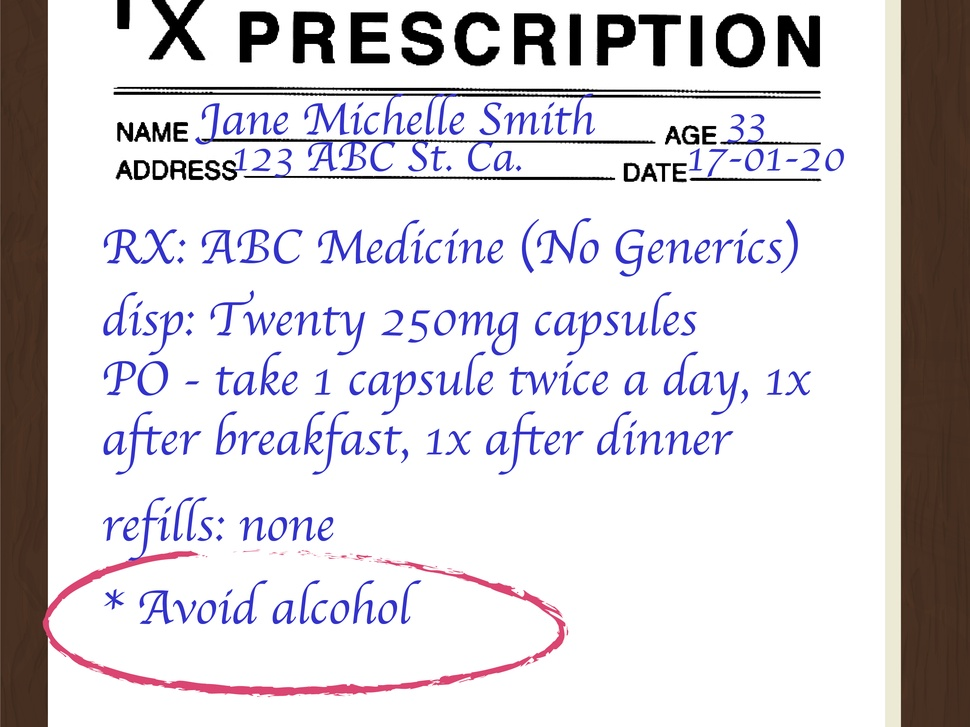
#> input picture assets/hand1.jpg, 970 x 727 px, shrunk from 3200 x 2400 before the run
$ python handwriting.py
#> lines starting #> are read from the running program, lines starting #| are printed output that depends on the picture; after the words box and inside, x2 and y2 are one past the last pixel; in counts of white or black regions, pixels touching at a corner belong together
import pytesseract
from PIL import Image, ImageFilter
import numpy as np
import cv2
import matplotlib.pyplot as plt

# Set the path to the Tesseract executable (if it's not already in the system PATH)
pytesseract.pytesseract.tesseract_cmd = r'C:/Program Files/Tesseract-OCR/tesseract.exe'  # Update this path if necessary

# Function to preprocess and perform OCR on the image
def preprocess_image(image_path):
    # Open the image
#> called with image_path = 'assets/hand1.jpg'
    img = Image.open(image_path)
#> img is the input picture: PIL image 970x727 RGB; mean R, G, B 213.8, 209.8, 213.8

    # Convert the image to grayscale
    img = img.convert('L')
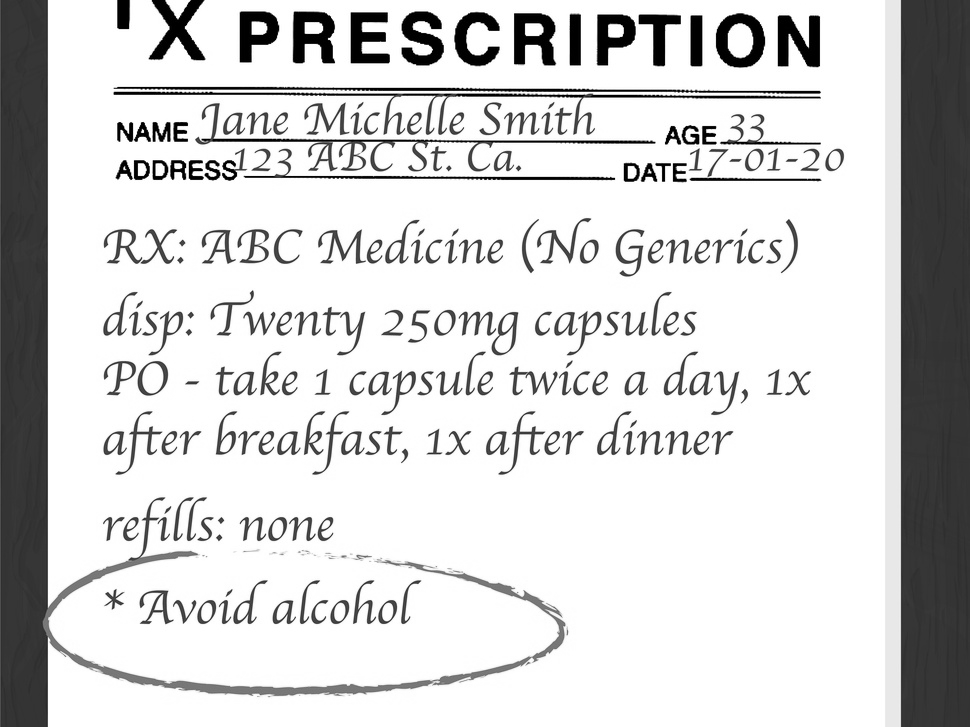
#> img: PIL image 970x727 L; min 0, max 255, mean 211.5

    # Apply a sharpening filter to improve text visibility
    img = img.filter(ImageFilter.SHARPEN)

    # Convert to NumPy array for further processing
    img = np.array(img)

    # Apply thresholding to convert the image to black and white
    _, img = cv2.threshold(img, 150, 255, cv2.THRESH_BINARY)
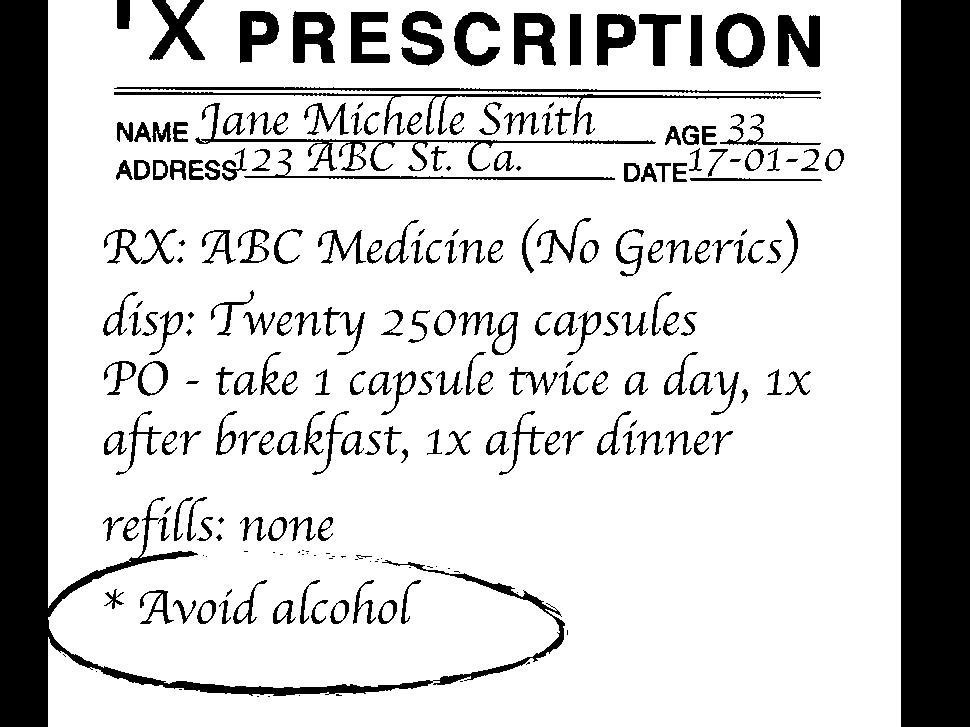
#> img: shape (727, 970); 79.4% white; 241 black regions (46 under 20 px), largest, box (x1, y1, x2, y2) and area: (901, 0, 970, 727) 50163, (0, 0, 565, 727) 40453, (114, 92, 821, 135) 2382

    # Optional: Denoise the image using Gaussian Blur
    img = cv2.GaussianBlur(img, (5, 5), 0)
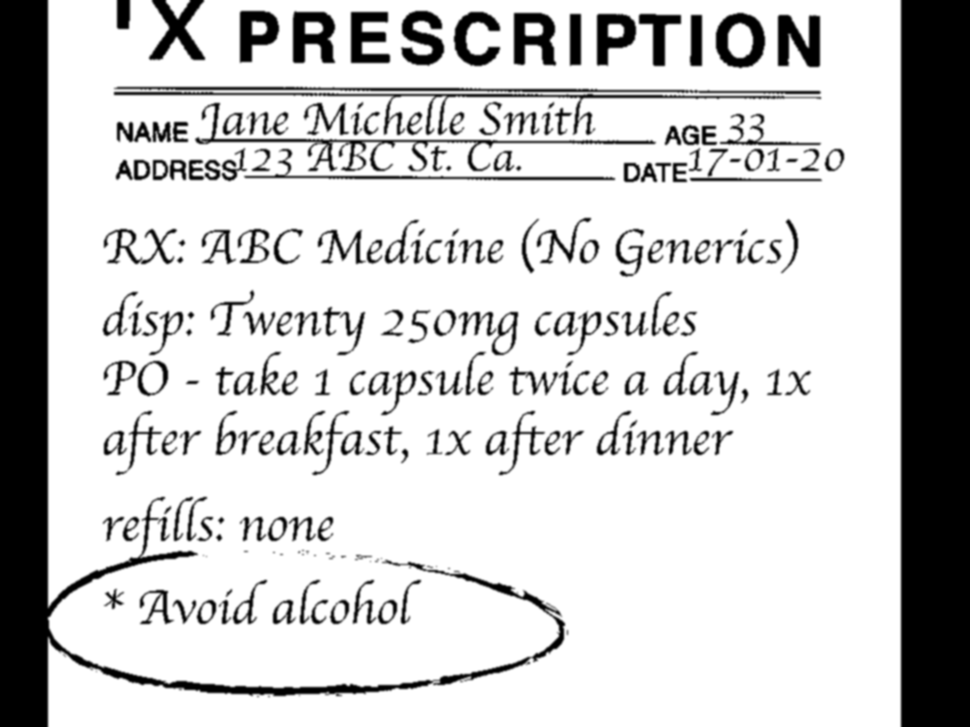
#> img: shape (727, 970); min 0, max 255, mean 202.5

    # Convert the processed image back to a PIL image
    img = Image.fromarray(img)

    # Display the processed image (optional)
    plt.imshow(img, cmap='gray')
    plt.title(f'Processed Image: {image_path}')
    plt.show()

    return img

# Function to perform OCR on the processed image
def ocr_from_image(image_path):
    # Preprocess the image
    processed_img = preprocess_image(image_path)

    # Perform OCR on the processed image
#> (the run stopped early here; a loop or call above may not have finished)
